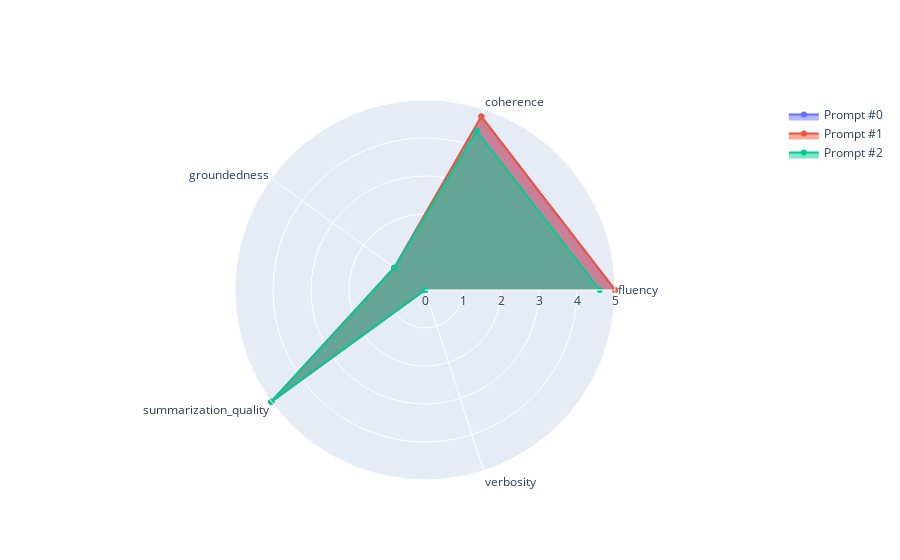
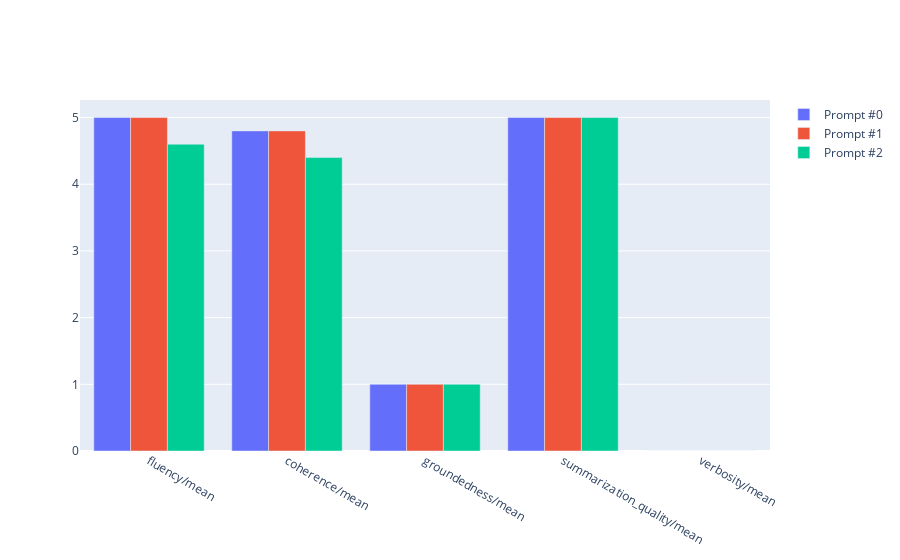

Notebook cell for these charts, in order:
### Code cell
notebook_utils.display_radar_plot(
    eval_results,
    metrics=metrics,
)
notebook_utils.display_bar_plot(
    eval_results,
    metrics=metrics,
)

### Figure 1 — Plotly figure (JSON) as saved in the notebook; plotly's stock layout.template omitted (floating-point values rounded to 4 significant figures)
{"data": [{"fill": "toself", "name": "Prompt #0", "r": [5, 4.8, 1, 5, 0], "theta": ["fluency", "coherence", "groundedness", "summarization_quality", "verbosity"], "type": "scatterpolar"}, {"fill": "toself", "name": "Prompt #1", "r": [5, 4.8, 1, 5, 0], "theta": ["fluency", "coherence", "groundedness", "summarization_quality", "verbosity"], "type": "scatterpolar"}, {"fill": "toself", "name": "Prompt #2", "r": [4.6, 4.4, 1, 5, 0], "theta": ["fluency", "coherence", "groundedness", "summarization_quality", "verbosity"], "type": "scatterpolar"}], "layout": {"polar": {"radialaxis": {"range": [0, 5], "visible": true}}, "showlegend": true}}

### Figure 2 — Plotly figure (JSON) as saved in the notebook; plotly's stock layout.template omitted (floating-point values rounded to 4 significant figures)
{"data": [{"name": "Prompt #0", "type": "bar", "x": ["fluency/mean", "coherence/mean", "groundedness/mean", "summarization_quality/mean", "verbosity/mean"], "y": [5, 4.8, 1, 5, 0]}, {"name": "Prompt #1", "type": "bar", "x": ["fluency/mean", "coherence/mean", "groundedness/mean", "summarization_quality/mean", "verbosity/mean"], "y": [5, 4.8, 1, 5, 0]}, {"name": "Prompt #2", "type": "bar", "x": ["fluency/mean", "coherence/mean", "groundedness/mean", "summarization_quality/mean", "verbosity/mean"], "y": [4.6, 4.4, 1, 5, 0]}], "layout": {"barmode": "group", "showlegend": true}}
